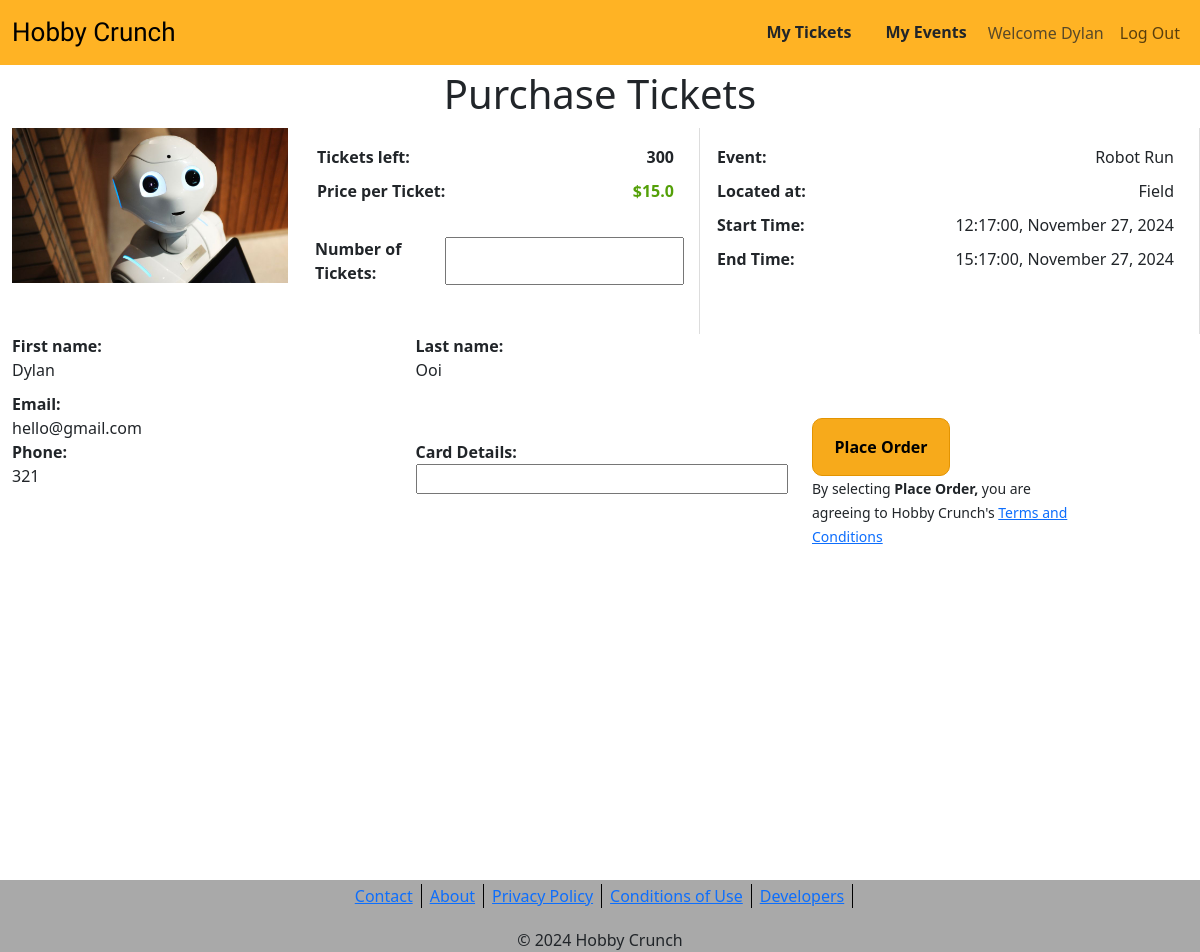
Screenshot of /buy?event_id=5 (signed in) with the database file from the repository.
### website/models.py (models this page shows, shortened)
class User(db.Model,UserMixin):
    __tablename__ = 'users' # good practice to specify table name
    id = db.Column(db.Integer, primary_key=True)
    name = db.Column(db.String(100), index=True, unique=True, nullable=False)
    fname = db.Column(db.String(100), index=True, unique=True, nullable=False)
    lname = db.Column(db.String(100), index=True, unique=True, nullable=False)
    emailid = db.Column(db.String(100), index=True, nullable=False)
    number = db.Column(db.Integer, index=True, unique=True, nullable=False)
    address = db.Column(db.String(100), index=True, nullable=False)
    password_hash = db.Column(db.String(255), nullable=False)
    comments = db.relationship('Comment', backref='user')
    events = db.relationship('Event', backref='host')

class Event(db.Model,UserMixin):
    __tablename__ = 'events'
    id = db.Column(db.Integer, primary_key=True)
    name = db.Column(db.String(80), nullable=False)
    description = db.Column(db.String(200), nullable=False)
    image = db.Column(db.String(400))
    location = db.Column(db.String(100), nullable=False)
    activity = db.Column(db.String(30), nullable=False)
    host_name = db.Column(db.String(100), nullable=False)
    host_experience = db.Column(db.String(200))
    host_phone = db.Column(db.String(200))
    host_contact = db.Column(db.String(100), nullable=False)
    experience_required = db.Column(db.String(100), nullable=False)
    comments = db.relationship('Comment', backref='event', lazy='dynamic')
    tickets = db.relationship('Ticket', backref='event')
    status = db.relationship('Status', backref='event')
    host_id = db.Column(db.Integer, db.ForeignKey('users.id'))

class Ticket(db.Model):
    __tablename__ = 'tickets'
    id = db.Column(db.Integer, primary_key=True)
    price = db.Column(db.Float(10), index=True, nullable=False)
    start_date = db.Column(db.Date, nullable=False)
    end_date = db.Column(db.Date, nullable=False)
    start_time = db.Column(db.Time, nullable=False)
    end_time = db.Column(db.Time, nullable=False)
    event_id = db.Column(db.Integer, db.ForeignKey('events.id'), nullable=False)
    user_id = db.Column(db.Integer, db.ForeignKey('users.id'))
    order_id = db.Column(db.Integer, db.ForeignKey('orders.id'))

### website/views.py (the view)
@mainbp.route('/buy', methods=['GET', 'POST'])
@login_required
def buy():
  event_id = request.args.get('event_id')
  event = db.session.scalar(db.select(Event).where(Event.id == event_id))
  print('Method type: ', request.method)
  print('user id: ', current_user.id)
  available_tickets = db.session.query(Ticket).filter(
    Ticket.event_id == event_id,
    Ticket.user_id.is_(None)).all()
  form = TicketForm()
  if form.validate_on_submit():
    if form.num_tickets.data <= len(available_tickets):
      new_order = Order(order_date=datetime.now(), user_id=current_user.id)
      db.session.add(new_order)
      db.session.flush()
      for ticket in available_tickets[:form.num_tickets.data]:
        ticket.user_id = current_user.id
        ticket.order_id = new_order.id
      new_order.ticket_id = available_tickets[0].id
      flash('Tickets bought successfully', 'success')
      event_status = db.session.query(Status).filter(
        Status.event_id == event_id).one()
      event_status.avaliable_tickets -= form.num_tickets.data
      if event_status.avaliable_tickets == 0:
        event_status.status = 'Sold Out'
      db.session.commit()
    else:
      print(form.errors)
      flash('Not enough tickets available', 'error')
      return render_template('buyTickets.html', form=form, tickets=available_tickets[0], event=event, num_tickets=len(available_tickets), user=current_user)
    return redirect(url_for('main.index'))
  else:
   print(form.errors)
  return render_template('buyTickets.html', form=form, tickets=available_tickets[0], event=event, num_tickets=len(available_tickets), user=current_user)

### website/forms.py
class TicketForm(FlaskForm):
  num_tickets = IntegerField("Number of Tickets", validators=[InputRequired()])
  card = IntegerField('Card Details', validators=[InputRequired()])
  submit = SubmitField("Create")

### website/__init__.py (called while the page is built)
def create_app():
    app = Flask(__name__)  # this is the name of the module/package that is calling this app
    app.debug = True
    app.secret_key = 'somesecretkey'
    app.config['SQLALCHEMY_DATABASE_URI'] = 'sqlite:///sitedata.sqlite'
    db.init_app(app)
    UPLOAD_FOLDER = '/static/image'
    app.config['UPLOAD_FOLDER'] = UPLOAD_FOLDER
    csrf = CSRFProtect()
    csrf.init_app(app)
    Bootstrap(app)
    login_manager = LoginManager()
    login_manager.login_view = 'auth.login'
    login_manager.init_app(app)
    from .models import User
    @login_manager.user_loader
    def load_user(user_id):
       return db.session.scalar(db.select(User).where(User.id==user_id))
    from . import views
    app.register_blueprint(views.mainbp)
    from . import auth
    app.register_blueprint(auth.authbp)
    from . import events
    app.register_blueprint(events.eventbp)
    return app

### website/templates/buyTickets.html (shortened to what this page needs)
{% extends 'base.html' %}
{% from "bootstrap5/form.html" import render_form %}
{% block content %}
<main style="margin-top: 70px;">
    <form method="post" action="{{ url_for('main.buy', event_id=event.id)}}" enctype="multipart/form-data">
    <h1 style="text-align: center;">Purchase Tickets</h1>
    <div class="container-fluid" style="margin-top: 10px; margin-bottom: 10px;">
        <div class="row">
            <div class="col-md-3 col-12">
                <img class="card-img-top"
                              src="{{ event.image }}" alt="event picture">
            </div>
            <div class="col-4 grid-item">
                <p class="justify-text"><span style="font-weight: 600;">Tickets left: </span><b>{{ num_tickets }}</b></p>
                <p class="justify-text" style="font-weight: 600;">Price per Ticket: <span class="price">${{ tickets.price }}</p><br>
                <div class="form-group-details">
                    <label for="numTicket">Number of Tickets:</label>
                    {{ form.num_tickets() }}
                </div><br>
            </div>
            <div class="col-5 grid-item">
                <p class="justify-text"><span style="font-weight: 600;">Event: </span>{{ event.name }}</p>
                <p class="justify-text"><span style="font-weight: 600;">Located at: </span>{{ event.location }}</p>
                <p class="justify-text"><span style="font-weight: 600;">Start Time: </span>{{ tickets.start_time }}, {{ tickets.start_date.strftime('%B %d, %Y') }}</p>
                <p class="justify-text"><span style="font-weight: 600;">End Time: </span>{{ tickets.end_time }}, {{ tickets.end_date.strftime('%B %d, %Y') }}</p>
            </div>
        </div>
        <div class="row">
            <div class="col-lg-8 col-12">
                <div class="row">
                        <div class="form-row">
                            <div class="form-group" style="width: 48%;">
                                <label for="fname"><b>First name:</b></label>
                                {{ current_user.fname }}
                            </div>
                            <div class="form-group">
                                <label for="lname"><b>Last name:</b></label>
                                {{ current_user.lname }}
                            </div>
                        </div>
                </div>
                <div class="row">
                        <div class="form-group">
                        <label for="email"><b>Email:</b></label>
                        {{ current_user.emailid }}
                    </div>
                </div>
                <div class="row">
                        <div class="form-row">
                            <div class="form-group">
                                <label for="phone"><b>Phone:</b></label>
                                {{ current_user.number }}
                            </div>
                            <div class="form-group">
                                <label for="cdetails"><b>Card Details:</b></label>
                                {{ form.card() }}
                            </div>
                        </div>
                </div>
            </div>
            <div class="col-md-3 col-12" style="margin-top: 7%; margin-right: 7%;">
                <div>
                    <button class="btn btn-warning w-50 p-3" type="submit" id="placeOrder">Place Order</button><br>
                    <small>By selecting <b>Place Order,</b> you are agreeing to Hobby Crunch's <a href="#">Terms and Conditions</a></small>
                </div>
            </div>
        </div>
    </div>
    </form>
</main>
{% endblock %}

### website/templates/base.html (shortened to what this page needs)
<!doctype html>
<html lang="en">
<head>
    <link href="https://cdn.jsdelivr.net/npm/bootstrap@5.3.2/dist/css/bootstrap.min.css" rel="stylesheet"
>
    <link rel="stylesheet" href="static/style/styles.css">
</head>
<body>
    <header>
       <nav class="navbar navbar-expand-lg navbar-light bg-orange">
           <div class="container-fluid">
               <a class="navbar-brand" href="/">Hobby Crunch</a>
               <div class="collapse navbar-collapse" id="navbarSupportedContent">
                   <ul class="navbar-nav ms-auto">
                       <a href="/tickets" class="btn nav-btn ms-2">My Tickets</a>
                       <a href="/my_events" class="btn nav-btn ms-2">My Events</a>
                   {% if current_user.is_authenticated %}
                   <a class="nav-item nav-link disabled text-muted" href="#">Welcome {{current_user.name}}</a>
                   <a class="nav-item nav-link" href="{{ url_for('auth.logout') }}">Log Out</a>
                {% else %}
                   <a class="nav-item nav-link btn btn-warning ms-2" href="{{ url_for('auth.register') }}">Register</a>
                   <a class="nav-item nav-link btn btn-success ms-2" href="{{ url_for('auth.login') }}">Log In</a>
                   </ul>
                {% endif %}
               </div>
           </div>
       </nav>
    </header>
    {% block content %}
    {% endblock %}
    <footer>
        <div>
            <ul class="d-flex flex-wrap mx-auto justify-content-center p-1"
                style="list-style-type: none; margin-top: 10px;">
                <li class="px-2" style="border-right: 1px solid rgb(0, 0, 0)">
                    <a href="#">Contact</a>
                </li>
                <li class="px-2" style="border-right: 1px solid rgb(0, 0, 0)">
                    <a href="#">About</a>
                </li>
                <li class="px-2" style="border-right: 1px solid rgb(0, 0, 0)">
                    <a href="#">Privacy Policy</a>
                </li>
                <li class="px-2" style="border-right: 1px solid rgb(0, 0, 0)">
                    <a href="#">Conditions of Use</a>
                </li>
                <li class="px-2" style="border-right: 1px solid rgb(0, 0, 0)">
                    <a href="#">Developers</a>
                </li>
            </ul>
        </div>
        © 2024 Hobby Crunch
    </footer>
</body>
</html>

### website/static/style/styles.css (style rules this page uses)
main { min-height: 100vh; }
header { position: fixed; top: 0; left: 0; width: 100%; z-index: 1000; }
.bg-orange { background-color: rgb(255, 179, 36) !important; }
.btn { border-radius: 20px; font-weight: 600; }
.btn-warning { border-radius: 10px; background-color: rgb(247, 170, 27); border-color: rgb(227, 148, 1); border-width: 1.5px; }
.navbar-brand { font-family: 'Joti One', serif; font-size: 26px; font-style: bold; }
.price { color:#54a008 }
.grid-item { padding: 15px; border-right: 1px solid #ddd; }
p { padding: 0px; margin: 2px; }
footer { background-color: #a9a9a9; text-align: center; }
.justify-text { display: flex; justify-content: space-between; margin-bottom: 10px; margin-right: 10px; }
.form-row { display: flex; justify-content: space-between; margin-bottom: 10px; }
.form-group { display: flex; flex-direction: column; width: 48%; }
.form-group-details { display: flex; justify-content: space-between; margin-bottom: 10px; }
.form-group-details label { width: 30%; font-weight: bold; }

### rows the page displays
User: name "Dylan", fname "Dylan", lname "Ooi", emailid "hello@gmail.com", number "321"
Event: image (picture), name "Robot Run", location "Field"
Ticket: price "15.0", start_time "12:17:00", start_date "November 27, 2024", end_time "15:17:00", end_date "November 27, 2024"

### other values shown
{{ num_tickets }} "300"
